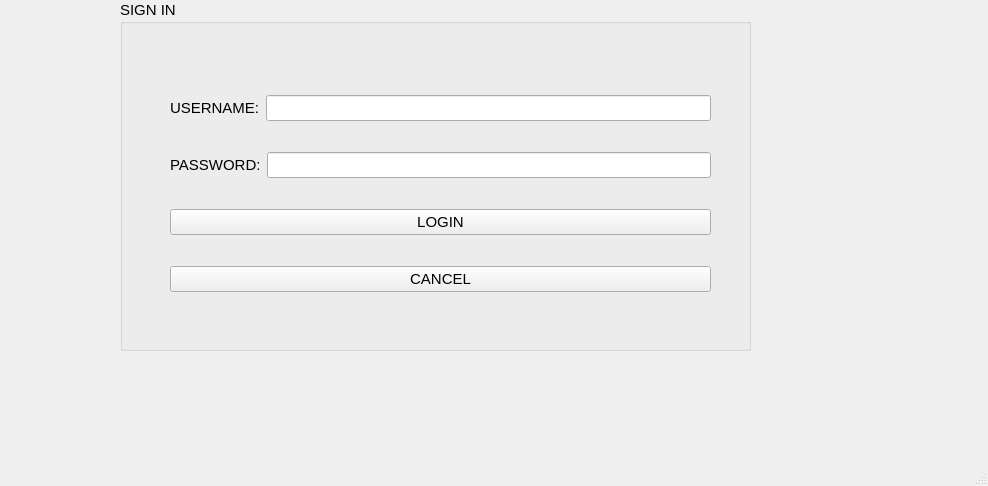
<?xml version="1.0" encoding="UTF-8"?>
<ui version="4.0">
 <class>MainWindow</class>
 <widget class="QMainWindow" name="MainWindow">
  <property name="geometry">
   <rect>
    <x>0</x>
    <y>0</y>
    <width>988</width>
    <height>486</height>
   </rect>
  </property>
  <property name="windowTitle">
   <string>MainWindow</string>
  </property>
  <widget class="QWidget" name="centralwidget">
   <widget class="QGroupBox" name="groupBox">
    <property name="geometry">
     <rect>
      <x>120</x>
      <y>0</y>
      <width>631</width>
      <height>351</height>
     </rect>
    </property>
    <property name="font">
     <font>
      <pointsize>11</pointsize>
      <weight>50</weight>
      <bold>false</bold>
     </font>
    </property>
    <property name="title">
     <string>SIGN IN</string>
    </property>
    <widget class="QWidget" name="">
     <property name="geometry">
      <rect>
       <x>50</x>
       <y>70</y>
       <width>541</width>
       <height>251</height>
      </rect>
     </property>
     <layout class="QVBoxLayout" name="verticalLayout">
      <item>
       <layout class="QHBoxLayout" name="horizontalLayout">
        <item>
         <widget class="QLabel" name="label">
          <property name="text">
           <string>USERNAME:</string>
          </property>
         </widget>
        </item>
        <item>
         <widget class="QLineEdit" name="lineEdit_username"/>
        </item>
       </layout>
      </item>
      <item>
       <layout class="QHBoxLayout" name="horizontalLayout_2">
        <item>
         <widget class="QLabel" name="label_2">
          <property name="text">
           <string>PASSWORD:</string>
          </property>
         </widget>
        </item>
        <item>
         <widget class="QLineEdit" name="lineEdit_password">
          <property name="echoMode">
           <enum>QLineEdit::Password</enum>
          </property>
         </widget>
        </item>
       </layout>
      </item>
      <item>
       <widget class="QPushButton" name="pushButton_LOGIN">
        <property name="text">
         <string>LOGIN</string>
        </property>
       </widget>
      </item>
      <item>
       <widget class="QPushButton" name="pushButton_CANCEL">
        <property name="text">
         <string>CANCEL</string>
        </property>
       </widget>
      </item>
     </layout>
    </widget>
   </widget>
  </widget>
  <widget class="QMenuBar" name="menubar">
   <property name="geometry">
    <rect>
     <x>0</x>
     <y>0</y>
     <width>988</width>
     <height>26</height>
    </rect>
   </property>
  </widget>
  <widget class="QStatusBar" name="statusbar"/>
 </widget>
 <resources/>
 <connections/>
</ui>
